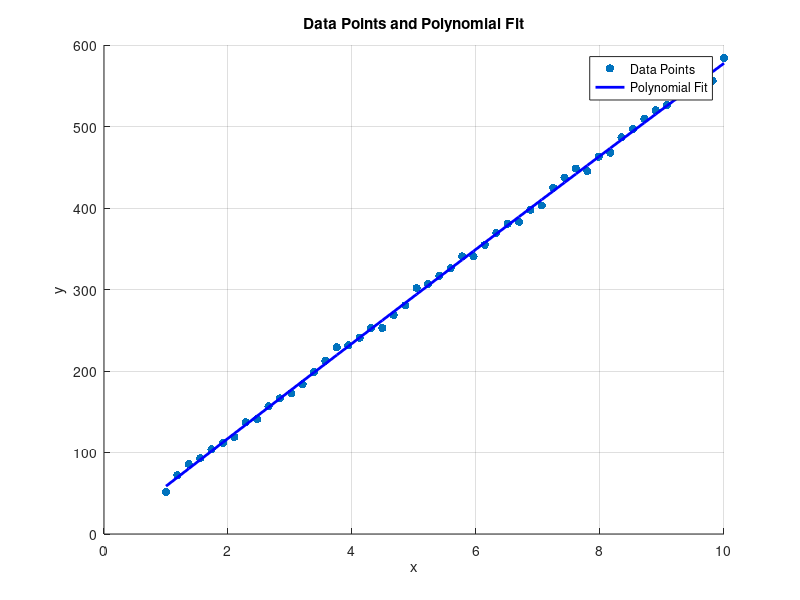

MATLAB code to generate this figure:
R = 58;
n = 50; % Number of data points
x = linspace(1, 10, n);
y = R * x + randn(1, n) * 5; % Linear relationship with some noise

% Polynomial fit
p_poly = polyfit(x, y, 2); % Fit a quadratic polynomial
y_poly_fit = polyval(p_poly, x);

% Plotting
figure;
scatter(x, y, 'filled');
hold on;
plot(x, y_poly_fit, '-b', 'LineWidth', 2);
xlabel('x');
ylabel('y');
title('Data Points and Polynomial Fit');
legend('Data Points', 'Polynomial Fit');
grid on;